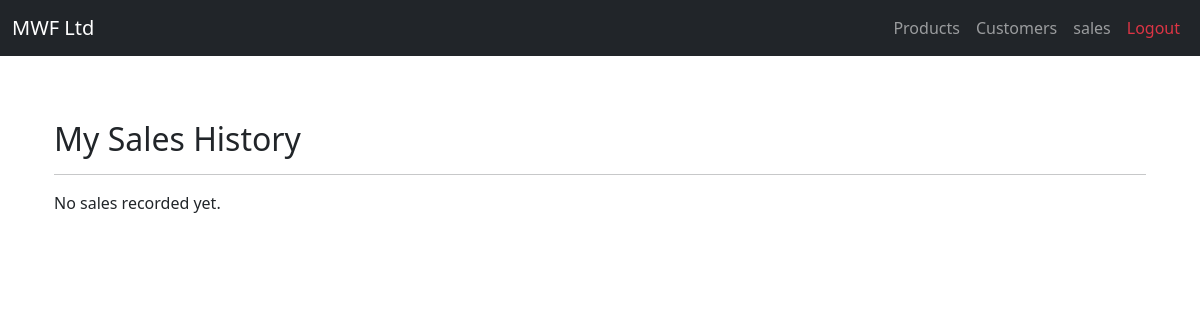
Before: /sales/sales_history/ (signed in) with the older database file.
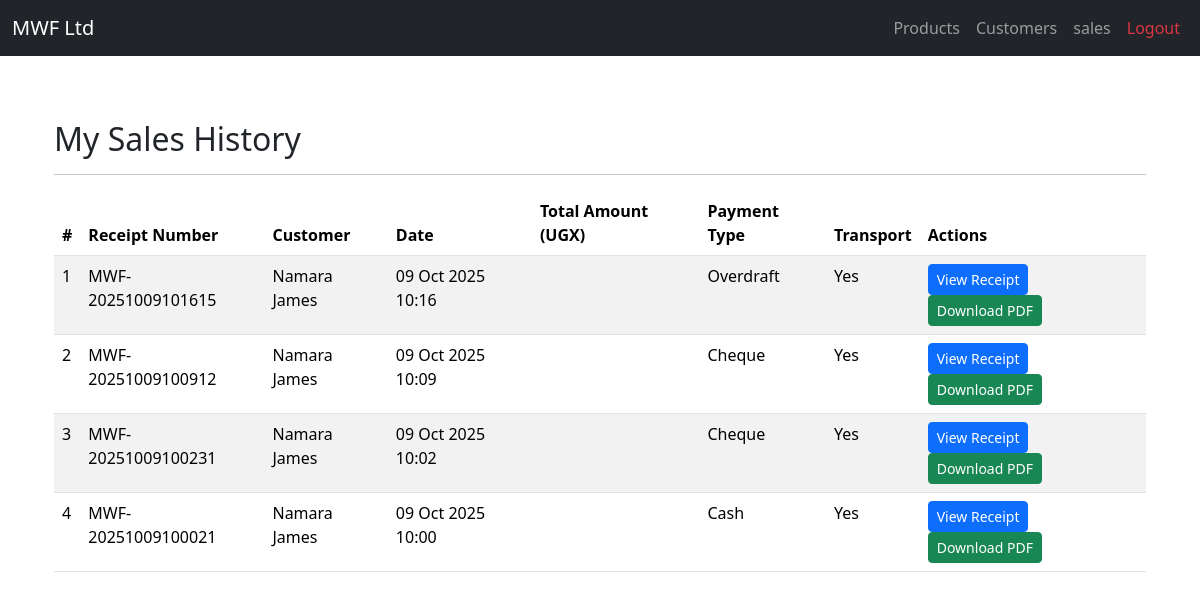
After: the same page with the newer database file.
### sales/models.py (models this page shows, shortened)
class Sale(models.Model):
    PAYMENT_CHOICES = [
        ('cash', 'Cash'),
        ('cheque', 'Cheque'),
        ('overdraft', 'Bank Overdraft'),
    ]
    customer = models.ForeignKey(Customer, on_delete=models.SET_NULL, null=True)
    product = models.ForeignKey(Product, on_delete=models.CASCADE)
    quantity = models.PositiveIntegerField()
    unit_price = models.DecimalField(max_digits=10, decimal_places=2)
    sales_agent = models.ForeignKey(settings.AUTH_USER_MODEL, on_delete=models.SET_NULL, null=True)
    transport_included = models.BooleanField(default=False)
    transport_charge = models.DecimalField(max_digits=10, decimal_places=2, default=0.00)
    payment_type = models.CharField(max_length=20, choices=PAYMENT_CHOICES)
    total_amount_paid = models.DecimalField(max_digits=10, decimal_places=2, default=0)
    receipt_number = models.CharField(max_length=50, unique=True)
    date = models.DateTimeField(auto_now_add=True)

### customers/models.py (models this page shows, shortened)
class Customer(models.Model):
    name = models.CharField(max_length=100)
    company_name = models.CharField(max_length=100, blank=True)
    phone = models.CharField(max_length=20)
    email = models.EmailField(blank=True)
    address = models.TextField()
    created_at = models.DateField(auto_now_add=True)

### sales/views.py (the view)
# urls.py: path('sales_history/', views.sales_history, name='sales_history'),
def sales_history(request):
    sales = Sale.objects.filter(sales_agent=request.user).order_by('-date')
    return render(request, 'sale_history.html', {'sales': sales})

### sales/templates/sale_history.html
{% extends "base.html" %}
{% load static %}
{% block content %}
<div class="container mt-5">
    <h2>My Sales History</h2>
    <hr>
    {% if sales %}
        <table class="table table-striped mt-3">
            <thead>
                <tr>
                    <th>#</th>
                    <th>Receipt Number</th>
                    <th>Customer</th>
                    <th>Date</th>
                    <th>Total Amount (UGX)</th>
                    <th>Payment Type</th>
                    <th>Transport</th>
                    <th>Actions</th>
                </tr>
            </thead>
            <tbody>
                {% for sale in sales %}
                <tr>
                    <td>{{ forloop.counter }}</td>
                    <td>{{ sale.receipt_number }}</td>
                    <td>{{ sale.customer.name }}</td>
                    <td>{{ sale.date|date:"d M Y H:i" }}</td>
                    <td>{{ sale.final_amount_paid }}</td>
                    <td>{{ sale.payment_type|capfirst }}</td>
                    <td>{% if sale.transport_included %}Yes{% else %}No{% endif %}</td>
                    <td>
                        <a href="{% url 'receipt' sale.id %}" class="btn btn-sm btn-primary">View Receipt</a>
                        <a href="{% url 'download_receipt_pdf' sale.id %}" class="btn btn-sm btn-success">Download PDF</a>
                    </td>
                </tr>
                {% endfor %}
            </tbody>
        </table>
    {% else %}
        <p>No sales recorded yet.</p>
    {% endif %}
</div>
{% endblock %}

### templates/base.html (shortened to what this page needs)
{% load static %}
<!DOCTYPE html>
<html lang="en">
<head>
    <link href="https://cdn.jsdelivr.net/npm/bootstrap@5.3.2/dist/css/bootstrap.min.css" rel="stylesheet">
    <link href="https://cdn.jsdelivr.net/npm/bootstrap-icons@1.11.3/font/bootstrap-icons.min.css" rel="stylesheet">
</head>
<body>
     {% if not hide_navbar %}
    {% include 'includes/nav.html' %}
    {% endif%}
    <div class="container mt-5 pt-4">
        {% block content %}
        {% endblock %}
    </div>
</body>
</html>

### templates/includes/nav.html (shortened to what this page needs)
<nav class="navbar navbar-expand-lg navbar-dark bg-dark fixed-top">
    <div class="container-fluid">
        <a class="navbar-brand" href="{% url 'product_list' %}">MWF Ltd</a>
        <div class="collapse navbar-collapse" id="navbarNav">
            <ul class="navbar-nav ms-auto">
                <li class="nav-item">
                    <a class="nav-link" href="{% url 'product_list' %}">Products</a>
                </li>
                <li class="nav-item">
                   <a class="nav-link" href="{% url 'customer_list' %}">Customers</a>
                </li>
                <li class="nav-item">
                   <a class="nav-link" href="{% url 'sale_list' %}">sales</a>
                </li>
                <li class="nav-item">
                   <a class="nav-link text-danger" href="{% url 'logout' %}">Logout</a>
                </li>
            </ul>
        </div>
    </div>
</nav>

Changed rows visible on the page:
added Sale: receipt_number "MWF-20251009101615", customer.name "Namara James", date "09 Oct 2025 10:16", payment_type "Overdraft", transport_included "Yes"
added Sale: receipt_number "MWF-20251009100912", customer.name "Namara James", date "09 Oct 2025 10:09", payment_type "Cheque", transport_included "Yes"
added Sale: receipt_number "MWF-20251009100231", customer.name "Namara James", date "09 Oct 2025 10:02", payment_type "Cheque", transport_included "Yes"
added Sale: receipt_number "MWF-20251009100021", customer.name "Namara James", date "09 Oct 2025 10:00", payment_type "Cash", transport_included "Yes"
Other visible differences:
text no longer shown: "No sales recorded yet."
text now shown: "# Receipt Number Customer Date Total Amount (UGX) Payment Type Transport Actions"
